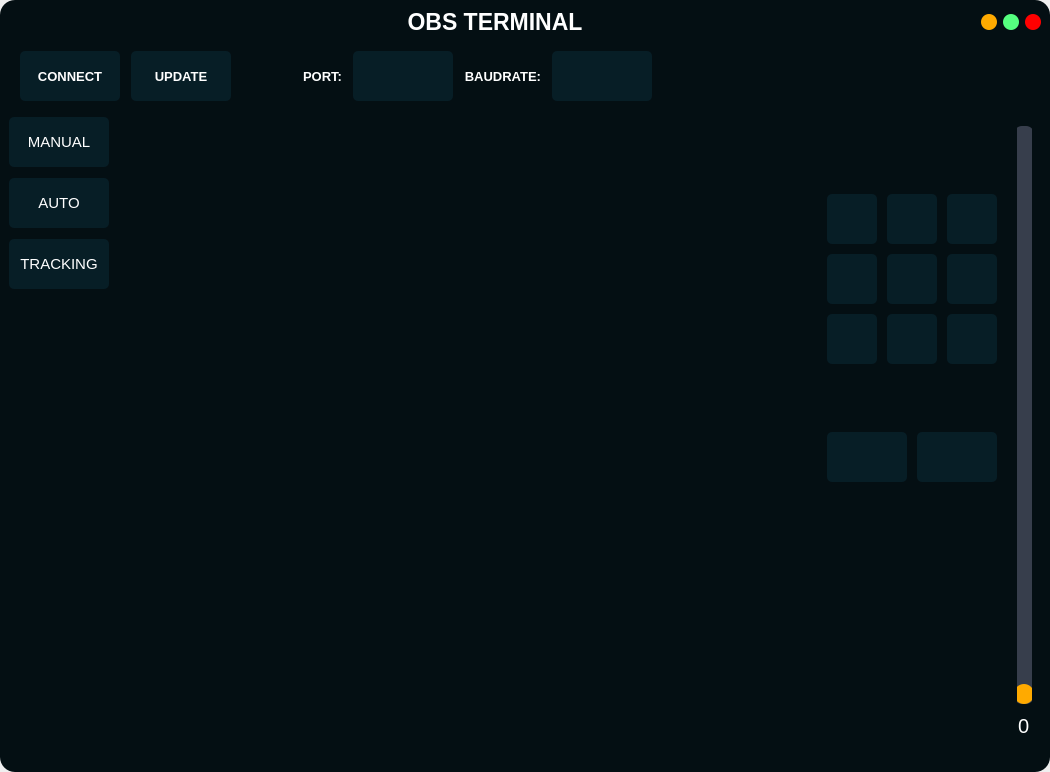
<?xml version="1.0" encoding="UTF-8"?>
<ui version="4.0">
 <class>MainWindow</class>
 <widget class="QMainWindow" name="MainWindow">
  <property name="geometry">
   <rect>
    <x>0</x>
    <y>0</y>
    <width>1050</width>
    <height>772</height>
   </rect>
  </property>
  <property name="windowTitle">
   <string>MainWindow</string>
  </property>
  <widget class="QWidget" name="centralwidget">
   <property name="styleSheet">
    <string notr="true">QWidget{
	border-radius:15px;
	background-color:#040f13;
}
QPushButton{
	background-color:#071e26;
	border-radius:5px;
}
QPushButton:hover{
        background-color:#040f13;
}
QPushButton:pressed{
        padding-left:5px;
        padding-top:5px;
        background-color:rgba(105,118,132,200);
}
QComboBox{
        padding:10px;
        background-color:#071e26;
        border-radius:5px;
        color:white;
}
QComboBox QListView{
        background-color:#040f13;
        border:1px solid rgba(0,0,0,10%);
}
QComboBox::drop-down{
        border:0px;
}
*{color:white}</string>
   </property>
   <layout class="QVBoxLayout" name="verticalLayout">
    <item>
     <widget class="QWidget" name="widget" native="true">
      <layout class="QHBoxLayout" name="horizontalLayout">
       <property name="spacing">
        <number>0</number>
       </property>
       <property name="leftMargin">
        <number>0</number>
       </property>
       <property name="topMargin">
        <number>0</number>
       </property>
       <property name="rightMargin">
        <number>0</number>
       </property>
       <property name="bottomMargin">
        <number>0</number>
       </property>
       <item alignment="Qt::AlignTop">
        <widget class="QLabel" name="label">
         <property name="sizePolicy">
          <sizepolicy hsizetype="Expanding" vsizetype="Expanding">
           <horstretch>0</horstretch>
           <verstretch>0</verstretch>
          </sizepolicy>
         </property>
         <property name="font">
          <font>
           <pointsize>17</pointsize>
           <weight>75</weight>
           <bold>true</bold>
          </font>
         </property>
         <property name="text">
          <string>OBS TERMINAL</string>
         </property>
         <property name="alignment">
          <set>Qt::AlignCenter</set>
         </property>
        </widget>
       </item>
       <item alignment="Qt::AlignRight">
        <widget class="QWidget" name="widget_3" native="true">
         <layout class="QHBoxLayout" name="horizontalLayout_2">
          <property name="leftMargin">
           <number>0</number>
          </property>
          <property name="topMargin">
           <number>0</number>
          </property>
          <property name="rightMargin">
           <number>0</number>
          </property>
          <property name="bottomMargin">
           <number>0</number>
          </property>
          <item>
           <widget class="QPushButton" name="pushButton">
            <property name="maximumSize">
             <size>
              <width>16</width>
              <height>16</height>
             </size>
            </property>
            <property name="styleSheet">
             <string notr="true">QPushButton{
	border:none;
	border-radius:8px;
	background-color:rgb(255,170,0);
}
QPushButton:hover{
	background-color:rgba(255,170,0,150);
}</string>
            </property>
            <property name="text">
             <string/>
            </property>
            <property name="checkable">
             <bool>true</bool>
            </property>
           </widget>
          </item>
          <item>
           <widget class="QPushButton" name="pushButton_2">
            <property name="maximumSize">
             <size>
              <width>16</width>
              <height>16</height>
             </size>
            </property>
            <property name="styleSheet">
             <string notr="true">QPushButton{
	border:none;
	border-radius:8px;
	background-color:rgb(85,255,127);
	color: rgb(0, 0, 0);
}
QPushButton:hover{
	background-color:rgba(85,255,127,150);
}</string>
            </property>
            <property name="text">
             <string/>
            </property>
            <property name="checkable">
             <bool>true</bool>
            </property>
           </widget>
          </item>
          <item>
           <widget class="QPushButton" name="pushButton_3">
            <property name="maximumSize">
             <size>
              <width>16</width>
              <height>16</height>
             </size>
            </property>
            <property name="styleSheet">
             <string notr="true">QPushButton{
	border:none;
	border-radius:8px;
	background-color:rgb(255,0,0);
}
QPushButton:hover{
	background-color:rgba(255,0,0,150);
}</string>
            </property>
            <property name="text">
             <string/>
            </property>
            <property name="checkable">
             <bool>true</bool>
            </property>
           </widget>
          </item>
         </layout>
        </widget>
       </item>
      </layout>
     </widget>
    </item>
    <item alignment="Qt::AlignLeft">
     <widget class="QWidget" name="widget_7" native="true">
      <property name="minimumSize">
       <size>
        <width>70</width>
        <height>70</height>
       </size>
      </property>
      <layout class="QHBoxLayout" name="horizontalLayout_7">
       <property name="spacing">
        <number>11</number>
       </property>
       <property name="leftMargin">
        <number>11</number>
       </property>
       <property name="topMargin">
        <number>0</number>
       </property>
       <property name="rightMargin">
        <number>0</number>
       </property>
       <property name="bottomMargin">
        <number>0</number>
       </property>
       <item>
        <widget class="QPushButton" name="pushButton_4">
         <property name="minimumSize">
          <size>
           <width>100</width>
           <height>50</height>
          </size>
         </property>
         <property name="font">
          <font>
           <pointsize>10</pointsize>
           <weight>75</weight>
           <bold>true</bold>
          </font>
         </property>
         <property name="text">
          <string>CONNECT</string>
         </property>
         <property name="checkable">
          <bool>true</bool>
         </property>
        </widget>
       </item>
       <item>
        <widget class="QPushButton" name="pushButton_5">
         <property name="minimumSize">
          <size>
           <width>100</width>
           <height>50</height>
          </size>
         </property>
         <property name="font">
          <font>
           <pointsize>10</pointsize>
           <weight>75</weight>
           <bold>true</bold>
          </font>
         </property>
         <property name="text">
          <string>UPDATE</string>
         </property>
         <property name="checkable">
          <bool>true</bool>
         </property>
        </widget>
       </item>
       <item>
        <widget class="QLabel" name="label_5">
         <property name="minimumSize">
          <size>
           <width>100</width>
           <height>50</height>
          </size>
         </property>
         <property name="font">
          <font>
           <pointsize>10</pointsize>
           <weight>75</weight>
           <bold>true</bold>
          </font>
         </property>
         <property name="styleSheet">
          <string notr="true">background-color:none</string>
         </property>
         <property name="text">
          <string>PORT:</string>
         </property>
         <property name="alignment">
          <set>Qt::AlignRight|Qt::AlignTrailing|Qt::AlignVCenter</set>
         </property>
        </widget>
       </item>
       <item>
        <widget class="QComboBox" name="comboBox">
         <property name="minimumSize">
          <size>
           <width>100</width>
           <height>50</height>
          </size>
         </property>
         <property name="font">
          <font>
           <pointsize>12</pointsize>
          </font>
         </property>
        </widget>
       </item>
       <item>
        <widget class="QLabel" name="label_6">
         <property name="font">
          <font>
           <pointsize>10</pointsize>
           <weight>75</weight>
           <bold>true</bold>
          </font>
         </property>
         <property name="styleSheet">
          <string notr="true">background-color:none</string>
         </property>
         <property name="text">
          <string>BAUDRATE:</string>
         </property>
         <property name="alignment">
          <set>Qt::AlignRight|Qt::AlignTrailing|Qt::AlignVCenter</set>
         </property>
        </widget>
       </item>
       <item>
        <widget class="QComboBox" name="comboBox_2">
         <property name="minimumSize">
          <size>
           <width>100</width>
           <height>50</height>
          </size>
         </property>
         <property name="font">
          <font>
           <pointsize>12</pointsize>
          </font>
         </property>
        </widget>
       </item>
      </layout>
     </widget>
    </item>
    <item>
     <widget class="QWidget" name="widget_2" native="true">
      <property name="sizePolicy">
       <sizepolicy hsizetype="Preferred" vsizetype="Expanding">
        <horstretch>0</horstretch>
        <verstretch>0</verstretch>
       </sizepolicy>
      </property>
      <layout class="QHBoxLayout" name="horizontalLayout_3">
       <property name="spacing">
        <number>0</number>
       </property>
       <property name="leftMargin">
        <number>0</number>
       </property>
       <property name="topMargin">
        <number>0</number>
       </property>
       <property name="rightMargin">
        <number>0</number>
       </property>
       <property name="bottomMargin">
        <number>0</number>
       </property>
       <item alignment="Qt::AlignLeft|Qt::AlignTop">
        <widget class="QWidget" name="widget_4" native="true">
         <layout class="QVBoxLayout" name="verticalLayout_2">
          <property name="spacing">
           <number>11</number>
          </property>
          <property name="leftMargin">
           <number>0</number>
          </property>
          <property name="topMargin">
           <number>0</number>
          </property>
          <property name="rightMargin">
           <number>0</number>
          </property>
          <property name="bottomMargin">
           <number>0</number>
          </property>
          <item>
           <widget class="QPushButton" name="pushButton_6">
            <property name="minimumSize">
             <size>
              <width>100</width>
              <height>50</height>
             </size>
            </property>
            <property name="font">
             <font>
              <pointsize>11</pointsize>
             </font>
            </property>
            <property name="text">
             <string>MANUAL</string>
            </property>
            <property name="checkable">
             <bool>true</bool>
            </property>
           </widget>
          </item>
          <item>
           <widget class="QPushButton" name="pushButton_7">
            <property name="minimumSize">
             <size>
              <width>100</width>
              <height>50</height>
             </size>
            </property>
            <property name="font">
             <font>
              <pointsize>11</pointsize>
             </font>
            </property>
            <property name="text">
             <string>AUTO</string>
            </property>
            <property name="checkable">
             <bool>true</bool>
            </property>
           </widget>
          </item>
          <item>
           <widget class="QPushButton" name="pushButton_9">
            <property name="minimumSize">
             <size>
              <width>100</width>
              <height>50</height>
             </size>
            </property>
            <property name="font">
             <font>
              <pointsize>11</pointsize>
             </font>
            </property>
            <property name="text">
             <string>TRACKING</string>
            </property>
            <property name="checkable">
             <bool>true</bool>
            </property>
           </widget>
          </item>
         </layout>
        </widget>
       </item>
       <item>
        <widget class="QWidget" name="widget_5" native="true">
         <property name="sizePolicy">
          <sizepolicy hsizetype="Expanding" vsizetype="Expanding">
           <horstretch>0</horstretch>
           <verstretch>0</verstretch>
          </sizepolicy>
         </property>
         <layout class="QHBoxLayout" name="horizontalLayout_4">
          <item>
           <widget class="QLabel" name="label_2">
            <property name="sizePolicy">
             <sizepolicy hsizetype="Expanding" vsizetype="Preferred">
              <horstretch>0</horstretch>
              <verstretch>0</verstretch>
             </sizepolicy>
            </property>
            <property name="text">
             <string/>
            </property>
           </widget>
          </item>
          <item alignment="Qt::AlignRight">
           <widget class="QWidget" name="widget_6" native="true">
            <layout class="QHBoxLayout" name="horizontalLayout_5">
             <property name="spacing">
              <number>20</number>
             </property>
             <property name="leftMargin">
              <number>0</number>
             </property>
             <property name="topMargin">
              <number>0</number>
             </property>
             <property name="rightMargin">
              <number>0</number>
             </property>
             <property name="bottomMargin">
              <number>0</number>
             </property>
             <item>
              <widget class="QWidget" name="widget_8" native="true">
               <layout class="QVBoxLayout" name="verticalLayout_4">
                <property name="spacing">
                 <number>0</number>
                </property>
                <property name="leftMargin">
                 <number>0</number>
                </property>
                <property name="topMargin">
                 <number>0</number>
                </property>
                <property name="rightMargin">
                 <number>0</number>
                </property>
                <property name="bottomMargin">
                 <number>0</number>
                </property>
                <item alignment="Qt::AlignVCenter">
                 <widget class="QWidget" name="widget_10" native="true">
                  <layout class="QHBoxLayout" name="horizontalLayout_6">
                   <property name="spacing">
                    <number>10</number>
                   </property>
                   <property name="leftMargin">
                    <number>0</number>
                   </property>
                   <property name="topMargin">
                    <number>0</number>
                   </property>
                   <property name="rightMargin">
                    <number>0</number>
                   </property>
                   <property name="bottomMargin">
                    <number>0</number>
                   </property>
                   <item>
                    <widget class="QWidget" name="widget_12" native="true">
                     <layout class="QVBoxLayout" name="verticalLayout_5">
                      <property name="spacing">
                       <number>10</number>
                      </property>
                      <property name="leftMargin">
                       <number>0</number>
                      </property>
                      <property name="topMargin">
                       <number>0</number>
                      </property>
                      <property name="rightMargin">
                       <number>0</number>
                      </property>
                      <property name="bottomMargin">
                       <number>0</number>
                      </property>
                      <item>
                       <widget class="QPushButton" name="pushButton_8">
                        <property name="minimumSize">
                         <size>
                          <width>50</width>
                          <height>50</height>
                         </size>
                        </property>
                        <property name="text">
                         <string/>
                        </property>
                        <property name="icon">
                         <iconset>
                          <normaloff>icons/arrow-up-left.svg</normaloff>icons/arrow-up-left.svg</iconset>
                        </property>
                        <property name="iconSize">
                         <size>
                          <width>50</width>
                          <height>50</height>
                         </size>
                        </property>
                       </widget>
                      </item>
                      <item>
                       <widget class="QPushButton" name="pushButton_10">
                        <property name="minimumSize">
                         <size>
                          <width>50</width>
                          <height>50</height>
                         </size>
                        </property>
                        <property name="text">
                         <string/>
                        </property>
                        <property name="icon">
                         <iconset>
                          <normaloff>icons/arrow-left.svg</normaloff>icons/arrow-left.svg</iconset>
                        </property>
                        <property name="iconSize">
                         <size>
                          <width>50</width>
                          <height>50</height>
                         </size>
                        </property>
                       </widget>
                      </item>
                      <item>
                       <widget class="QPushButton" name="pushButton_11">
                        <property name="minimumSize">
                         <size>
                          <width>50</width>
                          <height>50</height>
                         </size>
                        </property>
                        <property name="text">
                         <string/>
                        </property>
                        <property name="icon">
                         <iconset>
                          <normaloff>icons/arrow-down-left.svg</normaloff>icons/arrow-down-left.svg</iconset>
                        </property>
                        <property name="iconSize">
                         <size>
                          <width>50</width>
                          <height>50</height>
                         </size>
                        </property>
                       </widget>
                      </item>
                     </layout>
                    </widget>
                   </item>
                   <item>
                    <widget class="QWidget" name="widget_13" native="true">
                     <layout class="QVBoxLayout" name="verticalLayout_6">
                      <property name="spacing">
                       <number>10</number>
                      </property>
                      <property name="leftMargin">
                       <number>0</number>
                      </property>
                      <property name="topMargin">
                       <number>0</number>
                      </property>
                      <property name="rightMargin">
                       <number>0</number>
                      </property>
                      <property name="bottomMargin">
                       <number>0</number>
                      </property>
                      <item>
                       <widget class="QPushButton" name="pushButton_12">
                        <property name="minimumSize">
                         <size>
                          <width>50</width>
                          <height>50</height>
                         </size>
                        </property>
                        <property name="text">
                         <string/>
                        </property>
                        <property name="icon">
                         <iconset>
                          <normaloff>icons/arrow-up.svg</normaloff>icons/arrow-up.svg</iconset>
                        </property>
                        <property name="iconSize">
                         <size>
                          <width>50</width>
                          <height>50</height>
                         </size>
                        </property>
                       </widget>
                      </item>
                      <item>
                       <widget class="QPushButton" name="pushButton_13">
                        <property name="minimumSize">
                         <size>
                          <width>50</width>
                          <height>50</height>
                         </size>
                        </property>
                        <property name="text">
                         <string/>
                        </property>
                        <property name="icon">
                         <iconset>
                          <normaloff>icons/zap-off.svg</normaloff>icons/zap-off.svg</iconset>
                        </property>
                        <property name="iconSize">
                         <size>
                          <width>50</width>
                          <height>50</height>
                         </size>
                        </property>
                       </widget>
                      </item>
                      <item>
                       <widget class="QPushButton" name="pushButton_14">
                        <property name="minimumSize">
                         <size>
                          <width>50</width>
                          <height>50</height>
                         </size>
                        </property>
                        <property name="text">
                         <string/>
                        </property>
                        <property name="icon">
                         <iconset>
                          <selectedon>icons/arrow-down.svg</selectedon>
                         </iconset>
                        </property>
                        <property name="iconSize">
                         <size>
                          <width>50</width>
                          <height>50</height>
                         </size>
                        </property>
                       </widget>
                      </item>
                     </layout>
                    </widget>
                   </item>
                   <item>
                    <widget class="QWidget" name="widget_14" native="true">
                     <layout class="QVBoxLayout" name="verticalLayout_7">
                      <property name="spacing">
                       <number>10</number>
                      </property>
                      <property name="leftMargin">
                       <number>0</number>
                      </property>
                      <property name="topMargin">
                       <number>0</number>
                      </property>
                      <property name="rightMargin">
                       <number>0</number>
                      </property>
                      <property name="bottomMargin">
                       <number>0</number>
                      </property>
                      <item>
                       <widget class="QPushButton" name="pushButton_15">
                        <property name="minimumSize">
                         <size>
                          <width>50</width>
                          <height>50</height>
                         </size>
                        </property>
                        <property name="text">
                         <string/>
                        </property>
                        <property name="icon">
                         <iconset>
                          <normalon>icons/arrow-up-right.svg</normalon>
                         </iconset>
                        </property>
                        <property name="iconSize">
                         <size>
                          <width>50</width>
                          <height>50</height>
                         </size>
                        </property>
                       </widget>
                      </item>
                      <item>
                       <widget class="QPushButton" name="pushButton_16">
                        <property name="minimumSize">
                         <size>
                          <width>50</width>
                          <height>50</height>
                         </size>
                        </property>
                        <property name="text">
                         <string/>
                        </property>
                        <property name="icon">
                         <iconset>
                          <normaloff>icons/arrow-right.svg</normaloff>icons/arrow-right.svg</iconset>
                        </property>
                        <property name="iconSize">
                         <size>
                          <width>50</width>
                          <height>50</height>
                         </size>
                        </property>
                       </widget>
                      </item>
                      <item>
                       <widget class="QPushButton" name="pushButton_17">
                        <property name="minimumSize">
                         <size>
                          <width>50</width>
                          <height>50</height>
                         </size>
                        </property>
                        <property name="text">
                         <string/>
                        </property>
                        <property name="icon">
                         <iconset>
                          <normaloff>icons/arrow-down-right.svg</normaloff>icons/arrow-down-right.svg</iconset>
                        </property>
                        <property name="iconSize">
                         <size>
                          <width>50</width>
                          <height>50</height>
                         </size>
                        </property>
                       </widget>
                      </item>
                     </layout>
                    </widget>
                   </item>
                  </layout>
                 </widget>
                </item>
                <item alignment="Qt::AlignTop">
                 <widget class="QWidget" name="widget_11" native="true">
                  <layout class="QHBoxLayout" name="horizontalLayout_8">
                   <property name="spacing">
                    <number>10</number>
                   </property>
                   <property name="leftMargin">
                    <number>0</number>
                   </property>
                   <property name="topMargin">
                    <number>0</number>
                   </property>
                   <property name="rightMargin">
                    <number>0</number>
                   </property>
                   <property name="bottomMargin">
                    <number>0</number>
                   </property>
                   <item>
                    <widget class="QWidget" name="widget_15" native="true">
                     <layout class="QVBoxLayout" name="verticalLayout_8">
                      <property name="spacing">
                       <number>0</number>
                      </property>
                      <property name="leftMargin">
                       <number>0</number>
                      </property>
                      <property name="topMargin">
                       <number>0</number>
                      </property>
                      <property name="rightMargin">
                       <number>0</number>
                      </property>
                      <property name="bottomMargin">
                       <number>0</number>
                      </property>
                      <item>
                       <widget class="QPushButton" name="pushButton_18">
                        <property name="minimumSize">
                         <size>
                          <width>50</width>
                          <height>50</height>
                         </size>
                        </property>
                        <property name="text">
                         <string/>
                        </property>
                        <property name="icon">
                         <iconset>
                          <normaloff>icons/rotate-ccw.svg</normaloff>icons/rotate-ccw.svg</iconset>
                        </property>
                        <property name="iconSize">
                         <size>
                          <width>50</width>
                          <height>50</height>
                         </size>
                        </property>
                       </widget>
                      </item>
                     </layout>
                    </widget>
                   </item>
                   <item>
                    <widget class="QWidget" name="widget_16" native="true">
                     <layout class="QVBoxLayout" name="verticalLayout_9">
                      <property name="spacing">
                       <number>0</number>
                      </property>
                      <property name="leftMargin">
                       <number>0</number>
                      </property>
                      <property name="topMargin">
                       <number>0</number>
                      </property>
                      <property name="rightMargin">
                       <number>0</number>
                      </property>
                      <property name="bottomMargin">
                       <number>0</number>
                      </property>
                      <item>
                       <widget class="QPushButton" name="pushButton_20">
                        <property name="minimumSize">
                         <size>
                          <width>50</width>
                          <height>50</height>
                         </size>
                        </property>
                        <property name="text">
                         <string/>
                        </property>
                        <property name="icon">
                         <iconset>
                          <normaloff>icons/rotate-cw.svg</normaloff>icons/rotate-cw.svg</iconset>
                        </property>
                        <property name="iconSize">
                         <size>
                          <width>50</width>
                          <height>50</height>
                         </size>
                        </property>
                       </widget>
                      </item>
                     </layout>
                    </widget>
                   </item>
                  </layout>
                 </widget>
                </item>
               </layout>
              </widget>
             </item>
             <item>
              <widget class="QWidget" name="widget_9" native="true">
               <layout class="QVBoxLayout" name="verticalLayout_3">
                <property name="spacing">
                 <number>10</number>
                </property>
                <property name="leftMargin">
                 <number>0</number>
                </property>
                <property name="topMargin">
                 <number>0</number>
                </property>
                <property name="rightMargin">
                 <number>0</number>
                </property>
                <property name="bottomMargin">
                 <number>0</number>
                </property>
                <item>
                 <widget class="QSlider" name="verticalSlider">
                  <property name="styleSheet">
                   <string notr="true">QSlider::groove:verticall{
	border-radius: 8px;
	width: 20px;
	background-color: rgb(7, 30, 38);
}
QSlider::groove:verticall:hover{
	background-color: rgb(55,62,76);
}
QSlider::handle:verticall{
	height: 20px;
	border-radius: 10px;
	background-color: rgb(0, 122, 217);
}
QSlider::handle:verticall:hover{
	background-color: rgb(255, 170, 0);
}
QSlider::handle:verticall:pressed{
	background-color: rgb(255, 170, 0);
}</string>
                  </property>
                  <property name="maximum">
                   <number>100</number>
                  </property>
                  <property name="orientation">
                   <enum>Qt::Vertical</enum>
                  </property>
                 </widget>
                </item>
                <item alignment="Qt::AlignHCenter">
                 <widget class="QLabel" name="label_3">
                  <property name="font">
                   <font>
                    <pointsize>15</pointsize>
                   </font>
                  </property>
                  <property name="text">
                   <string>0</string>
                  </property>
                 </widget>
                </item>
               </layout>
              </widget>
             </item>
            </layout>
           </widget>
          </item>
         </layout>
        </widget>
       </item>
      </layout>
     </widget>
    </item>
    <item alignment="Qt::AlignRight">
     <widget class="QFrame" name="frame">
      <property name="minimumSize">
       <size>
        <width>10</width>
        <height>10</height>
       </size>
      </property>
      <property name="frameShape">
       <enum>QFrame::StyledPanel</enum>
      </property>
      <property name="frameShadow">
       <enum>QFrame::Raised</enum>
      </property>
     </widget>
    </item>
   </layout>
  </widget>
 </widget>
 <resources/>
 <connections/>
</ui>
